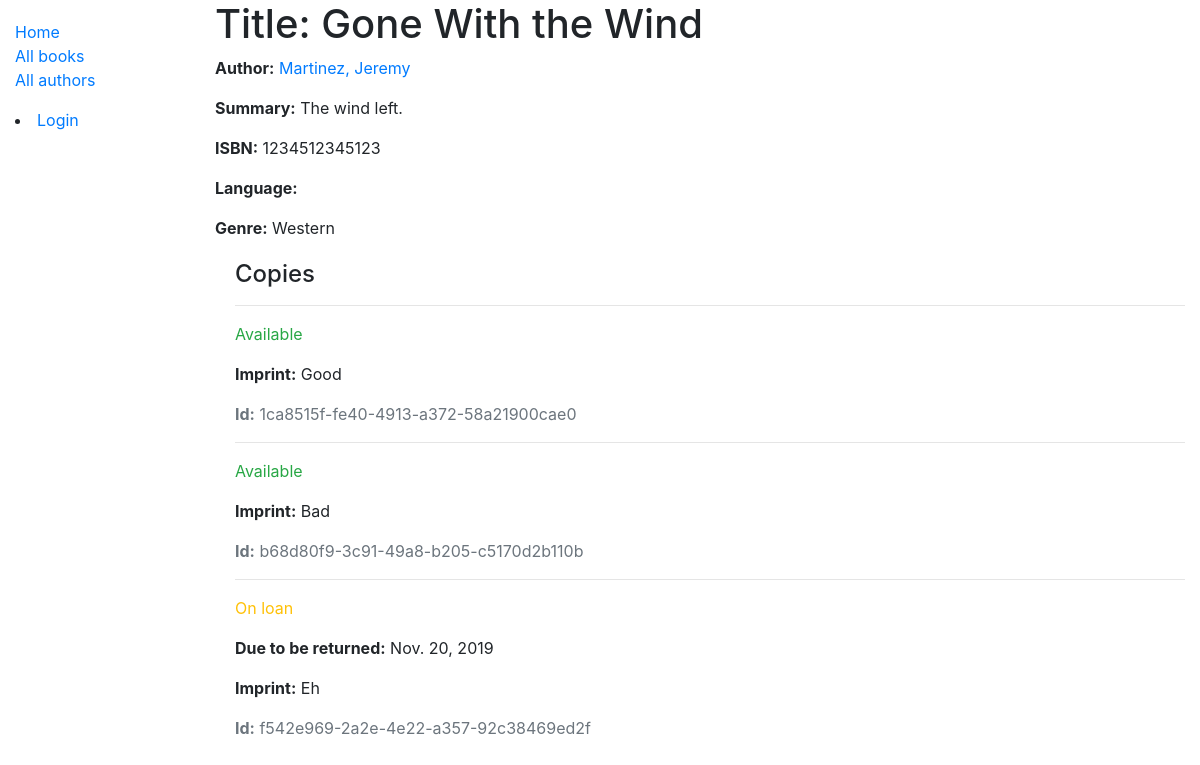
/catalog/book/1, run on the app's committed database.
### catalog/models.py (models this page shows, shortened)
class Book(models.Model):
    title = models.CharField(max_length=200)
    author = models.ForeignKey('Author', on_delete=models.SET_NULL, null=True)
    summary = models.TextField(max_length=1000, help_text='Enter a brief description of the book')
    isbn = models.CharField('ISBN', max_length=13, help_text='13 Character <a href="https://www.isbn-international.org/content/what-isbn">ISBN number</a>')
    genre = models.ManyToManyField(Genre, help_text='Select a genre for this book')
    def display_genre(self):
        """Create a string for the Genre. This is required to display genre in Admin."""
        return ', '.join(genre.name for genre in self.genre.all()[:3])
    display_genre.short_description = 'Genre'

class Author(models.Model):
    first_name = models.CharField(max_length=100)
    last_name = models.CharField(max_length=100)
    date_of_birth = models.DateField(null=True, blank=True)
    date_of_death = models.DateField('Died', null=True, blank=True)
    class Meta:
        ordering = ['last_name', 'first_name']
    def __str__(self):
        return f'{self.last_name}, {self.first_name}'

class Genre(models.Model):
    name = models.CharField(max_length=200, help_text='Enter a book genre (e.g. Science Fiction)')
    def __str__(self):
        return self.name

class BookInstance(models.Model):
    id = models.UUIDField(primary_key=True, default=uuid.uuid4, help_text='Unique ID for this particular book across whole library')
    book = models.ForeignKey('Book', on_delete=models.SET_NULL, null=True)
    imprint = models.CharField(max_length=200)
    due_back = models.DateField(null=True, blank=True)
    borrower = models.ForeignKey(User, on_delete=models.SET_NULL, null=True, blank=True)
    LOAN_STATUS = (
        ('m', 'Maintenance'),
        ('o', 'On loan'),
        ('a', 'Available'),
        ('r', 'Reserved'),
    )
    status = models.CharField(
        max_length=1,
        choices=LOAN_STATUS,
        blank=True,
        default='m',
        help_text='Book availability',
    )
    class Meta:
        ordering = ['due_back']
        permissions = (("can_mark_returned", "Set book as returned"),)

### catalog/views.py (the view)
# urls.py: path('book/<int:pk>', views.BookDetailView.as_view(), name='book-detail'),
class BookDetailView(generic.DetailView):
    model = Book

### catalog/templates/catalog/book_detail.html
{% extends "base_generic.html" %}
{% block content %}
  <h1>Title: {{ book.title }}</h1>
  <p><strong>Author:</strong> <a href="{% url 'author-detail' book.author.pk %}">{{ book.author }}</a></p>
  <p><strong>Summary:</strong> {{ book.summary }}</p>
  <p><strong>ISBN:</strong> {{ book.isbn }}</p>
  <p><strong>Language:</strong> {{ book.language }}</p>
  <p><strong>Genre:</strong> {{ book.genre.all|join:", " }}</p>
  <div style="margin-left:20px;margin-top:20px">
    <h4>Copies</h4>
    {% for copy in book.bookinstance_set.all %}
      <hr>
      <p class="{% if copy.status == 'a' %}text-success{% elif copy.status == 'm' %}text-danger{% else %}text-warning{% endif %}">{{ copy.get_status_display }}</p>
      {% if copy.status != 'a' %}
        <p><strong>Due to be returned:</strong> {{copy.due_back}}</p>
      {% endif %}
      <p><strong>Imprint:</strong> {{copy.imprint}}</p>
      <p class="text-muted"><strong>Id:</strong> {{copy.id}}</p>
    {% endfor %}
  </div>
{% endblock %}

### catalog/templates/base_generic.html (shortened to what this page needs)
<!DOCTYPE html>
<html lang="en">
<head>
  <link rel="stylesheet" href="https://stackpath.bootstrapcdn.com/bootstrap/4.1.3/css/bootstrap.min.css">
  {% load static %}
  <link rel="stylesheet" href="{% static 'css/styles.css' %}">
</head>
<body>
  <div class="container-fluid">
    <div class="row">
      <div class="col-sm-2">
      {% block sidebar %}
        <ul class="sidebar-nav">
          <li><a href="{% url 'index' %}">Home</a></li>
          <li><a href="{% url 'books' %}">All books</a></li>
          <li><a href="{% url 'authors' %}">All authors</a></li>
        </ul>
           {% if user.is_authenticated %}
             User: {{ user.get_username }}
             <li><a href="{% url 'my-borrowed' %}">My Borrowed</a></li>
             <li><a href="{% url 'logout'%}?next={{request.path}}">Logout</a></li>
           {% else %}
             <li><a href="{% url 'login'%}?next={{request.path}}">Login</a></li>
           {% endif %}
     {% endblock %}
      </div>
      <div class="col-sm-10 ">{% block content %}{% endblock %}
   </div>
    </div>
  </div>
</body>
</html>

### catalog/static/styles.css (style rules this page uses)
.sidebar-nav { margin-top: 20px; padding: 0; list-style: none; }

### data on the page
Book: title "Gone With the Wind", author "Martinez, Jeremy", summary "The wind left.", isbn "1234512345123", genre.all "Western"
BookInstance: status "Available", imprint "Good", id "1ca8515f-fe40-4913-a372-58a21900cae0"
BookInstance: status "Available", imprint "Bad", id "b68d80f9-3c91-49a8-b205-c5170d2b110b"
BookInstance: status "On loan", due_back "Nov. 20, 2019", imprint "Eh", id "f542e969-2a2e-4e22-a357-92c38469ed2f"
